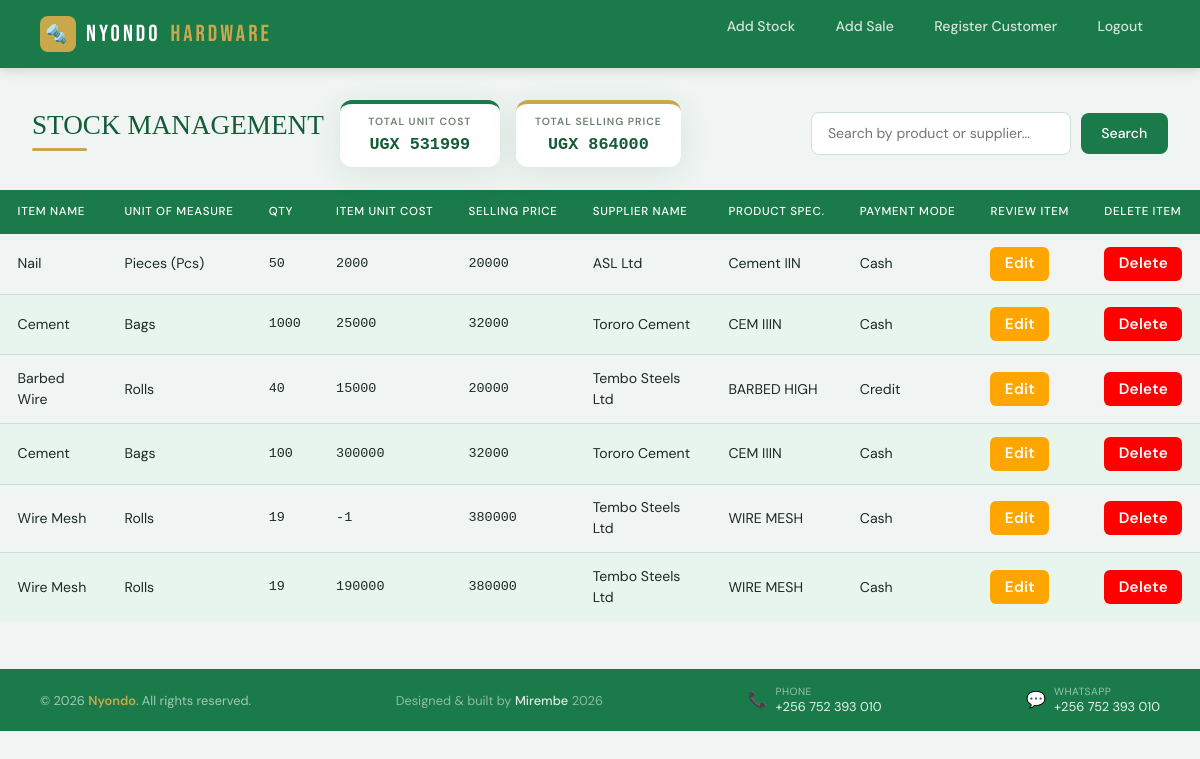
Page /stock_list/ (signed in) on the committed database.
### hardwareapp/models.py (models this page shows, shortened)
class Stock(models.Model):
    item_name = models.CharField(max_length=255)
    unit = models.CharField(max_length=255)
    quantity = models.IntegerField()
    unit_cost = models.IntegerField()
    selling_price = models.IntegerField()
    date = models.CharField(max_length=255)
    supplier = models.CharField(max_length=255)
    specification = models.CharField(max_length=255)
    payment_mode = models.CharField(max_length=255)

### hardwareapp/views.py (the view)
# urls.py: path('stock_list/', views.stock_list, name='stock_list'),
@login_required
def stock_list(request):
    all_stock = Stock.objects.all()
    search_query = request.GET.get('search', '')
    if search_query:
        all_stock = all_stock.filter(
            Q(item_name__icontains=search_query) |
            Q(supplier__icontains=search_query)
        )
    total_unit_cost = all_stock.aggregate(Sum('unit_cost'))['unit_cost__sum'] or 0
    total_selling_price = all_stock.aggregate(Sum('selling_price'))['selling_price__sum'] or 0
    context = {
        'stock': all_stock,
        'search_query': search_query,
        'total_unit_cost': total_unit_cost,
        'total_selling_price': total_selling_price,
    }
    return render(request, 'stock_list.html', context)

### hardwareapp/templates/stock_list.html (shortened to what this page needs)
{% extends 'base.html' %}
{% block content %}
<nav class="navbar">
  <a href="{% url 'dashboard' %}" style="text-decoration:none;">
   <div class="logo">
      <div class="logo-icon">🔩</div>
      NYONDO <span>HARDWARE</span>
    </div>
  </a>
  <ul class="nav-links">
    <li><a href="{% url 'add_stock' %}">Add Stock</a></li>
    <li><a href="{% url 'add_sale' %}">Add Sale</a></li>
    <li><a href="{% url 'add_customer' %}">Register Customer</a></li>
     <li><a href="{% url 'logout_view' %}">Logout</a></li>
  </ul>
</nav>
<div class="page-header">
  <div class="header-left">
    <h2 class="page-title">STOCK MANAGEMENT</h2>
    <div class="summary-card green-top">
      <div class="summary-label">Total Unit Cost</div>
      <div class="summary-value">UGX {{ total_unit_cost }}</div>
    </div>
    <div class="summary-card gold-top">
      <div class="summary-label">Total Selling Price</div>
      <div class="summary-value">UGX {{ total_selling_price}}</div>
    </div>
  </div>
  <form class="search-form" method="GET" action="{% url 'stock_list' %}">
    <input type="text" name="search" placeholder="Search by product or supplier..." value="{{ search_query }}" />
    <button type="submit">Search</button>
  </form>
</div>
<table class="styled-table">
  <thead>
    <tr>
      <th scope="col">Item Name</th>
      <th scope="col">Unit of Measure</th>
      <th scope="col">Qty</th>
      <th scope="col">Item Unit Cost</th>
      <th scope="col">Selling Price</th>
      <th scope="col">Supplier Name</th>
      <th scope="col">Product Spec.</th>
      <th scope="col">Payment Mode</th>
      <th scope="col">Review Item</th>
      <th scope="col">Delete Item</th>
    </tr>
  </thead>
  <tbody>
     {% for stock in stock %}
    <tr>
      <td>{{stock.item_name}}</td>
      <td>{{stock.unit}}</td>
      <td>{{stock.quantity}}</td>
      <td>{{stock.unit_cost}}</td>
      <td>{{stock.selling_price}}</td>
      <td>{{stock.supplier}}</td>
      <td>{{stock.specification}}</td>
      <td>{{stock.payment_mode}}</td>
      <td><a  style="color: #ffffff; text-decoration: none; font-size: .95rem; font-weight: 600; letter-spacing: .3px; padding: .35rem .9rem; background: orange; border-radius: 6px; display: inline-block;" href="{% url 'stock_review' stock.pk %}">Edit</a></td>
      <td><a style="color: #ffffff; text-decoration: none; font-size: .95rem; font-weight: 600; letter-spacing: .3px; padding: .35rem .9rem; background: red; border-radius: 6px; display: inline-block;" href="">Delete</a></td>
    </tr>
    {% endfor %}
    </tbody>
    </table>
{% endblock %}

### hardwareapp/templates/stock_list.html (style rules this page uses)
:root { --green: #1a7a4a; --green-dark: #145c37; --green-light: #e8f5ee; --gold: #c9a84c; --gold-dark: #b8923d; --bg: #f0f4f2; --white: #ffffff; --text: #1c2b22; --muted: #6b8070; --border: #cde0d5; --shadow: 0 6px 32px rgba(26,122,74,.11); }
*, *::before, *::after { box-sizing: border-box; margin: 0; padding: 0; }
body { font-family: 'DM Sans', sans-serif; background: var(--bg); color: var(--text); min-height: 100vh; }
.navbar { display: flex; align-items: center; justify-content: space-between; padding: 0 2.5rem; height: 68px; background: var(--green); box-shadow: 0 2px 12px rgba(0,0,0,.15); position: sticky; top: 0; z-index: 100; }
.logo { font-family: 'Bebas Neue', sans-serif; font-size: 1.45rem; letter-spacing: 3px; color: #fff; display: flex; align-items: center; gap: 10px; }
.logo span { color: var(--gold); }
.logo-icon { width: 36px; height: 36px; background: var(--gold); border-radius: 8px; display: grid; place-items: center; font-size: 18px; }
.nav-links { list-style: none; display: flex; gap: .4rem; }
.nav-links a { text-decoration: none; color: rgba(255,255,255,.8); font-size: .88rem; font-weight: 500; padding: .45rem 1rem; border-radius: 8px; border: 1px solid transparent; transition: all .2s; }
.page-header { display: flex; align-items: center; justify-content: space-between; flex-wrap: wrap; gap: 1rem; margin: 2rem 2rem 1.4rem; }
.header-left { display: flex; align-items: center; gap: 1rem; flex-wrap: wrap; }
.page-title { font-family: 'Playfair Display', serif; font-size: 1.7rem; color: var(--green-dark); position: relative; }
.page-title::after { content: ''; display: block; width: 55px; height: 3px; background: var(--gold); border-radius: 2px; margin: .4rem 0 0; }
.summary-card { background: var(--white); border-radius: 12px; box-shadow: var(--shadow); padding: .6rem 1.2rem; min-width: 160px; text-align: center; }
.summary-card.green-top { border-top: 4px solid var(--green); }
.summary-card.gold-top { border-top: 4px solid var(--gold); }
.summary-label { font-size: .65rem; font-weight: 600; text-transform: uppercase; letter-spacing: 1px; color: var(--muted); }
.summary-value { font-size: 1.05rem; font-weight: 700; color: var(--green-dark); font-family: 'DM Mono', monospace; margin-top: .2rem; }
.search-form { display: flex; align-items: center; gap: .6rem; flex-wrap: wrap; }
.search-form input { padding: .6rem 1rem; border: 1.5px solid var(--border); border-radius: 8px; font-size: .88rem; font-family: 'DM Sans', sans-serif; color: var(--text); background: var(--white); outline: none; width: 260px; transition: border-color .2s; }
.search-form button { background: var(--green); color: #fff; border: none; padding: .6rem 1.3rem; border-radius: 8px; font-size: .88rem; font-weight: 500; font-family: 'DM Sans', sans-serif; cursor: pointer; transition: background .2s; }
.styled-table { width: 100%; border-collapse: collapse; font-size: .88rem; }
.styled-table thead tr { background: var(--green); }
.styled-table thead th { color: #fff; font-size: .72rem; font-weight: 500; text-transform: uppercase; letter-spacing: .7px; padding: .85rem 1.1rem; text-align: left; white-space: nowrap; }
.styled-table tbody tr { border-bottom: 1px solid var(--border); transition: background .15s; }
.styled-table tbody tr:nth-of-type(even) { background: var(--green-light); }
.styled-table tbody tr:last-of-type { border-bottom: none; }
.styled-table tbody td { padding: .8rem 1.1rem; color: var(--text); font-size: .88rem; vertical-align: middle; }
.styled-table tbody td:nth-child(3), .styled-table tbody td:nth-child(4), .styled-table tbody td:nth-child(5) { font-family: 'DM Mono', monospace; font-size: .84rem; }

### rows in the picture
Stock: item_name "Nail", unit "Pieces (Pcs)", quantity "50", unit_cost "2000", selling_price "20000", supplier "ASL Ltd", specification "Cement IIN", payment_mode "Cash"
Stock: item_name "Cement", unit "Bags", quantity "1000", unit_cost "25000", selling_price "32000", supplier "Tororo Cement", specification "CEM IIIN", payment_mode "Cash"
Stock: item_name "Barbed Wire", unit "Rolls", quantity "40", unit_cost "15000", selling_price "20000", supplier "Tembo Steels Ltd", specification "BARBED HIGH", payment_mode "Credit"
Stock: item_name "Cement", unit "Bags", quantity "100", unit_cost "300000", selling_price "32000", supplier "Tororo Cement", specification "CEM IIIN", payment_mode "Cash"
Stock: item_name "Wire Mesh", unit "Rolls", quantity "19", unit_cost "-1", selling_price "380000", supplier "Tembo Steels Ltd", specification "WIRE MESH", payment_mode "Cash"
Stock: item_name "Wire Mesh", unit "Rolls", quantity "19", unit_cost "190000", selling_price "380000", supplier "Tembo Steels Ltd", specification "WIRE MESH", payment_mode "Cash"

### other values in the picture
{{ total_unit_cost }} "531999"
{{ total_selling_price }} "864000"
